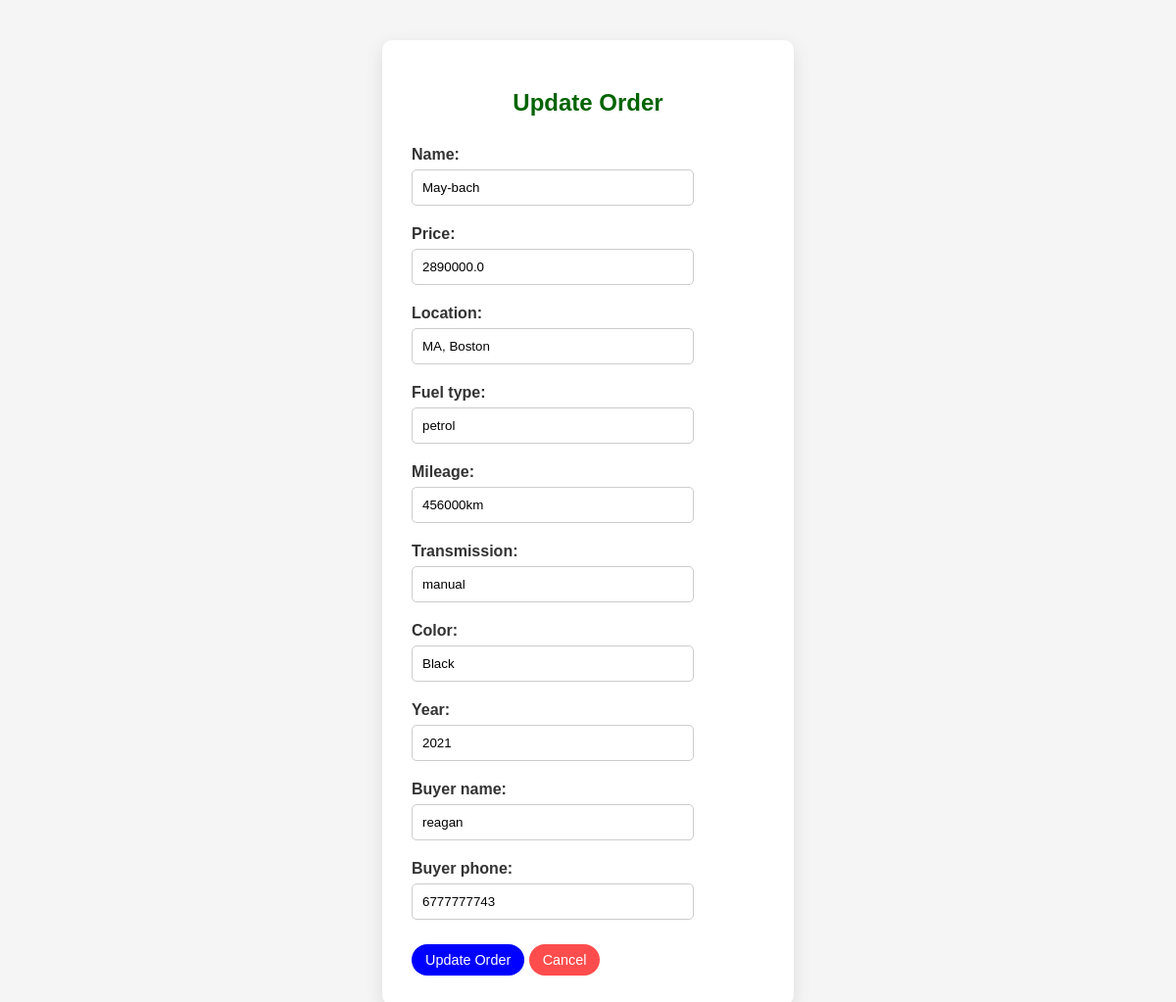
Screenshot of /update_order/17/ with the database file from the repository.
### mycarproject/models.py (models this page shows, shortened)
class Order(models.Model):
     STATUS_CHOICES = (
            ('Pending', 'Pending'),
           ('Delivered', 'Delivered'),
     )
     name = models.CharField(max_length=100)
     price = models.DecimalField(max_digits=10,decimal_places=1)
     location = models.CharField(max_length=100)
     fuel_type = models.CharField(max_length=50, default='petrol')
     mileage = models.CharField(max_length=50, default='0')
     transmission = models.CharField(max_length=50, default='manual')
     color = models.CharField(max_length=50, default='Black')
     year = models.IntegerField()
     status = models.CharField(max_length=20, choices=STATUS_CHOICES, default='Pending')
     buyer_name = models.CharField(max_length=100, default='reagan')
     buyer_phone = models.CharField(max_length=15, default='+256 5685431')

### mycarproject/views.py (the view)
# urls.py: path('update_order/<int:pk>/', views.update_order, name='update_order'),
def update_order(request, pk):
    order = get_object_or_404(Order, pk=pk)  # Change Car to Order
    if request.method == 'POST':
        form = OrderForm(request.POST, request.FILES, instance=order)
        if form.is_valid():
            form.save()
            return redirect('dashboard')
    else:
        form = OrderForm(instance=order)
    return render(request, 'mycarproject/update.html', {'form': form})

### mycarproject/forms.py
class OrderForm(forms.ModelForm):
    class Meta:
     model = Order
     fields = ['name', 'price', 'location', 'fuel_type', 'mileage', 'transmission', 'color', 'year','buyer_name','buyer_phone']

### mycarproject/templates/mycarproject/update.html (shortened to what this page needs)
<!DOCTYPE html>
<html lang="en">
<head>
</head>
<body>
<div class="custom-form-container">
    <div class="custom-form-box">
        <h2 class="custom-form-title">Update Order</h2>
        <form method="post" enctype="multipart/form-data">
            {% for field in form %}
                <div class="custom-form-field">
                    {{ field.label_tag }} {{ field }}
                </div>
            {% endfor %}
            <div class="custom-form-buttons">
                <button type="submit" class="custom-update-button">Update Order</button>
                <a href="{% url 'dashboard' %}" class="custom-cancel-link">Cancel</a>
            </div>
        </form>
    </div>
</div>
</body>
</html>

### mycarproject/templates/mycarproject/update.html (style rules this page uses)
body { background-color: #f5f5f5; font-family: sans-serif; }
.custom-form-container { max-width: 420px; margin: 40px auto; padding: 1px; }
.custom-form-box { background-color: white; padding: 30px; border-radius: 10px; box-shadow: 0 6px 18px rgba(0, 0, 0, 0.1); }
.custom-form-title { color: darkgreen; text-align: center; margin-bottom: 30px; font-weight: bold; font-size: 24px; }
.custom-form-field { margin-bottom: 20px; }
.custom-form-field label { display: block; margin-bottom: 6px; font-weight: bold; color: #333; }
.custom-form-field input[type="text"], .custom-form-field input[type="number"], .custom-form-field input[type="email"], .custom-form-field input[type="tel"], .custom-form-field select, .custom-form-field textarea { width: 80%; padding: 10px; border: 1px solid #ccc; box-sizing: border-box; border-radius: 5px; }
.custom-update-button { background-color: #0000FF; color: white; padding: 8px 14px; border: none; border-radius: 50px; cursor: pointer; font-size: 0.9em; display: inline-block; transition: background-color 0.3s; }
.custom-cancel-link { background-color: #ff4d4d; color: white; padding: 8px 14px; border-radius: 50px; text-decoration: none; font-size: 0.9em; display: inline-block; transition: background-color 0.3s; }
.custom-form-buttons { margin-top: 25px; }

### rows the page displays
Order: form "May-bach" "2890000.0" "MA, Boston" "petrol" "456000km" "manual" "Black" "2021" "reagan" "6777777743"

### other values shown
{{ field.label_tag }} "Name:" "Price:" "Location:" "Fuel type:" "Mileage:" "Transmission:" "Color:" "Year:" "Buyer name:" "Buyer phone:"
